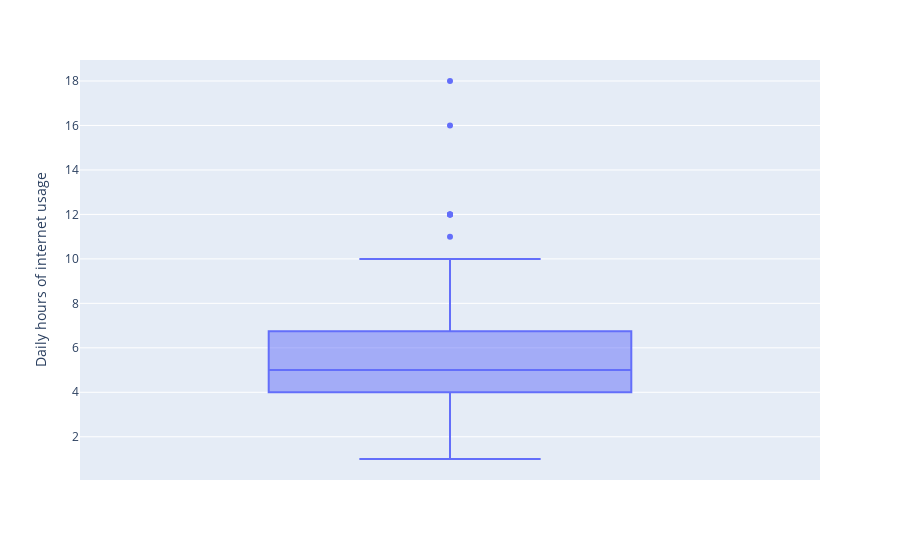

This figure's notebook cell:
### Code cell
#alternative

fig = px.box(usage, y= "Daily hours of internet usage")
fig.show()

### Figure 1 — Plotly figure (JSON) as saved in the notebook; plotly's stock layout.template omitted (floating-point values rounded to 4 significant figures)
{"data": [{"alignmentgroup": "True", "hovertemplate": "Daily hours of internet usage=%{y}<extra></extra>", "legendgroup": "", "marker": {"color": "#636efa"}, "name": "", "notched": false, "offsetgroup": "", "orientation": "v", "showlegend": false, "type": "box", "x0": " ", "xaxis": "x", "y": [8, 3, 8, 4, 5, 7, 5, 6, 4, 2, 6, 5, 3, 1, 6, 4, 4, 5, 10, 4, 16, 2, 7, 5, 4, 12, 6, 3, 6, 10, 3, 5, 6, 6, 3, 5, 5, 4, 9, 5, 6, 2, 3, 6, 11, 8, 4, 8, 6, 12, 4, 4, 7, 5, 4, 18, 4, 3, 9, 4, 5, 6, 3, 2, 12, 5, 2, 4, 2, 2, 5, 2, 8, 6, 12], "y0": " ", "yaxis": "y"}], "layout": {"boxmode": "group", "legend": {"tracegroupgap": 0}, "margin": {"t": 60}, "xaxis": {"anchor": "y", "domain": [0, 1]}, "yaxis": {"anchor": "x", "domain": [0, 1], "title": {"text": "Daily hours of internet usage"}}}}
